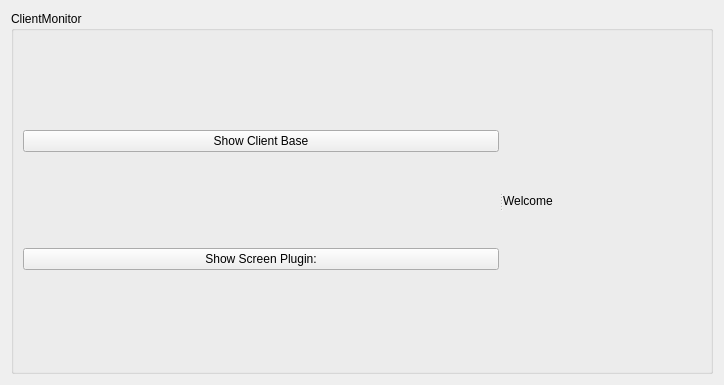
<?xml version="1.0" encoding="UTF-8"?>
<ui version="4.0">
 <class>ClientMonitorView</class>
 <widget class="QWidget" name="ClientMonitorView">
  <property name="geometry">
   <rect>
    <x>0</x>
    <y>0</y>
    <width>724</width>
    <height>385</height>
   </rect>
  </property>
  <property name="windowTitle">
   <string>Form</string>
  </property>
  <property name="autoFillBackground">
   <bool>false</bool>
  </property>
  <property name="styleSheet">
   <string notr="true"/>
  </property>
  <layout class="QGridLayout" name="gridLayout">
   <item row="0" column="0">
    <widget class="QGroupBox" name="groupBox">
     <property name="title">
      <string>ClientMonitor</string>
     </property>
     <layout class="QGridLayout" name="gridLayout_2">
      <item row="0" column="0">
       <widget class="QSplitter" name="splitterHor">
        <property name="orientation">
         <enum>Qt::Horizontal</enum>
        </property>
        <widget class="QWidget" name="">
         <layout class="QVBoxLayout" name="verticalLayout">
          <item>
           <widget class="QPushButton" name="pushButtonShowBase">
            <property name="text">
             <string>Show Client Base</string>
            </property>
           </widget>
          </item>
          <item>
           <widget class="QPushButton" name="pushButtonShowScreen">
            <property name="text">
             <string>Show Screen Plugin:</string>
            </property>
           </widget>
          </item>
         </layout>
        </widget>
        <widget class="QWidget" name="">
         <layout class="QGridLayout" name="gridLayoutRight">
          <item row="0" column="0">
           <widget class="QLabel" name="label">
            <property name="text">
             <string>Welcome</string>
            </property>
           </widget>
          </item>
         </layout>
        </widget>
       </widget>
      </item>
     </layout>
    </widget>
   </item>
  </layout>
 </widget>
 <resources/>
 <connections/>
</ui>
